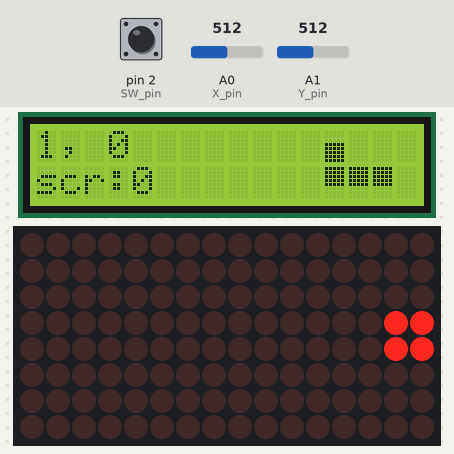
A sketch run on a simulated Arduino Uno, built with avr-gcc and run on an emulated ATmega328P. Shown: 16×2 character LCD, 16×8 LED matrix. The test bench sets the inputs (shaded band); at power-on: A1 (Y_pin) = 512, pin 2 (SW_pin) HIGH, A0 (X_pin) = 512. Random numbers use the default seed unless the sketch sets one.

Above: at 1.5 s.
1.6 s: A1 (Y_pin) set to 882
4.6 s: A1 (Y_pin) set to 909
At 5.2 s:
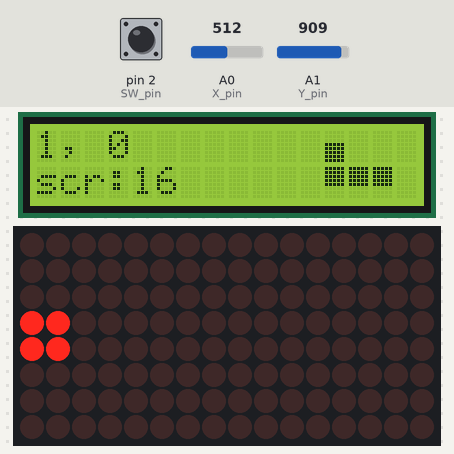
6.2 s: pin 2 (SW_pin) pulled LOW for 3.2 s
At 10.0 s:
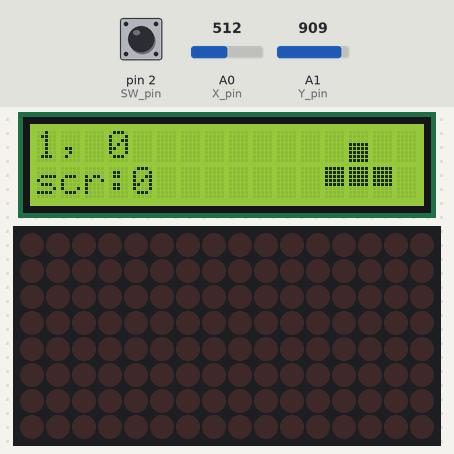
10.9 s: A0 (X_pin) set to 268
12.8 s: A0 (X_pin) set to 251
At 14.42 s:
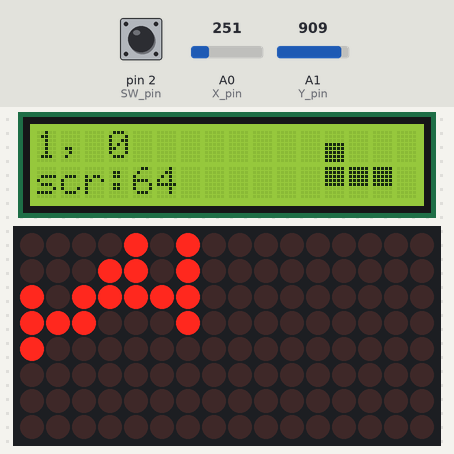
14.5 s: pin 2 (SW_pin) pulled LOW for 0.15 s
At 16.7 s:
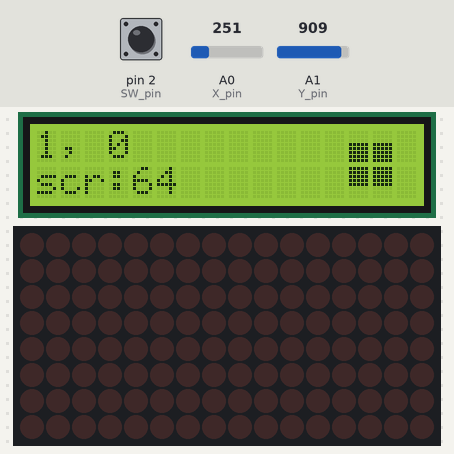

The sketch:

Tetris.ino
```cpp
    /*
          8x8 LED Matrix MAX7219 Scrolling Text Example
       Based on the following library:
       GitHub | riyas-org/max7219  https://github.com/riyas-org/max7219
    */
    #include <MaxMatrix.h>
    #include <LiquidCrystal_I2C.h>
    #include <avr/pgmspace.h>

     LiquidCrystal_I2C lcd(0x27,16,2);

     byte oben[] = {
        B11111,
        B11111,
        B11111,
        B11111,
        B11111,
        B00000,
        B00000,
        B00000
      };


     byte unten[] = {
        B00000,
        B00000,
        B00000,
        B11111,
        B11111,
        B11111,
        B11111,
        B11111
      };


    const int SW_pin = 2;
    const int X_pin = 0;
    const int Y_pin =1;


    int DIN = 7;   // DIN pin of MAX7219 module
    int CLK = 6;   // CLK pin of MAX7219 module
    int CS = 5;    // CS pin of MAX7219 module
    int maxInUse = 2;
    MaxMatrix m(DIN, CS, CLK, maxInUse);
    //byte buffer[10];
    int points[8][16];
    int pos[2] = {0,0};
    int piece = 0;
    int bag[7] = {0,1,2,3,4,5,6};
    int nextBag[7] = {0,1,2,3,4,5,6};
    int rotation = 0;

    int inputX = 0;
    int inputY = 0;

    bool dotActive = false;
    int t = 0;
    int controlDelay = 1;
    int rotateDelay = 1;
    int fastRotate = 0;
    int fastControl = 0;
    int startRotate = 0;
    int startControl = 0;
                          // I-block               O-block              J-block                  L-block                S-block                 Z-block                T-block
    int blocks[7][3][2] = {{{-1,0},{1,0},{2,0}},  {{0,1},{1,1},{1,0}},  {{-1,1},{-1,0},{1,0}},  {{-1,0},{1,0},{1,1}},  {{-1,0},{0,1},{1,1}},  {{-1,1},{0,1},{1,0}},  {{-1,0},{0,1},{1,0}}};

    int offsetDataJLSTZ[5][4][2] = {{{0,0},{0,0},{0,0},{0,0}},{{0,0},{1,0},{0,0},{-1,0}},{{0,0},{1,-1},{0,0},{-1,-1}},{{0,0},{0,2},{0,0},{0,2}},{{0,0},{1,2},{0,0},{-1,2}}};
    int offsetDataI[5][4][2] = {{{0,0},{-1,0},{-1,1},{0,1}},{{-1,0},{0,0},{1,1},{0,1}},{{2,0},{0,0},{-2,1},{0,1}},{{-1,0},{0,1},{1,0},{0,-1}},{{2,0},{0,-2},{-2,0},{0,-2}}};
    int offsetDataO[4][2] = {{0,0},{0,-1},{-1,-1},{-1,0}};


    //score stuff
    int score = 0;
    int lines = 0;
    int level = 1;

    int inGame = 0;


    void setup() {


      //joy-stick
      pinMode(SW_pin,INPUT);
      digitalWrite(SW_pin,HIGH);
      Serial.begin(9600);

      lcd.init();
      lcd.backlight();
      lcd.createChar(0,oben);
      lcd.createChar(1,unten);

      m.init(); // module initialize
      m.setIntensity(15); // dot matix intensity 0-15
      for(int x = 0; x<8; x++){
        for(int y = 0; y<16; y++){
          points[x][y]= 0;
          m.setDot(y,x,0);
        }
      }
      scoring(0);
    }
    void loop() {
      if(digitalRead(SW_pin)==0){
        reset();
      }
      if(inGame!= 0){
        if(inGame==1){
          GameOver();
        }
        return;
      }
       inputX = analogRead(X_pin);
       inputY = analogRead(Y_pin);

       t++;

       if(t% controlDelay ==startControl && dotActive){
          control();
       }
       if(t% rotateDelay ==startRotate && dotActive){
          rotate();
       }
       int fallSpeed = max(80-10*level,20);
       if(inputY>900){
        fallSpeed = 5;
       }
       if(t%fallSpeed == 0){
          if(!dotActive){
            Spawn();
         }
         moveDown();
       }

       delay(10);
    }
    void reset(){
       t=0;
       inGame = 0;
       level = 1;
       score = 0;
       lines = 0;
       piece = -1;
       shuffleBag(nextBag);
       displayPiece(nextPiece(7));
       dotActive = false;
       for(int x = 0; x<8; x++){
        for(int y = 0; y<16; y++){
          points[x][y]= 0;
        }
      }
      StartGame();
      scoring(0);

    }
    void StartGame(){
      for(int i = 0; i<23; i++){
        for(int j = max(i-15,0); j< i+1; j++){
          m.setDot(j,i-j,0);
        }
        delay(100);
      }
    }
    void GameOver(){
      for(int i = 0; i<23; i++){
        for(int j = max(i-15,0); j< i+1; j++){
          m.setDot(j,i-j,1);
        }
        delay(100);
      }
      inGame= 2;
    }
    void rotate(){

      if(inputY <150){

        fastRotate++;
        rotateDelay = 20;
        if(fastRotate >= 4){
          rotateDelay = 3;
        }
        startRotate = t%rotateDelay;
        bool yes = false;
        int xof = 0;
        int yof = 0;
        if(bag[piece] == 0){
          for(int i = 0; i<5; i++){
            int ofx = offsetDataI[i][rotation][0]-offsetDataI[i][(rotation+1)%4][0];
            int ofy = offsetDataI[i][rotation][1]-offsetDataI[i][(rotation+1)%4][1];
            if(testPiece(pos[0]+ofx,pos[1]+ofy,(rotation+1)%4)){
              yes = true;
              xof = ofx;
              yof = ofy;
              break;
            }
          }
        }
        else if(bag[piece] == 1){
          int ofx = offsetDataO[rotation][0]-offsetDataO[(rotation+1)%4][0];
          int ofy = offsetDataO[rotation][1]-offsetDataO[(rotation+1)%4][1];
          if(testPiece(pos[0]+ofx,pos[1]+ofy,(rotation+1)%4)){
            yes = true;
            xof = ofx;
            yof = ofy;
          }
        }
        else{
          for(int i = 0; i<5; i++){
            int ofx = offsetDataJLSTZ[i][rotation][0]-offsetDataJLSTZ[i][(rotation+1)%4][0];
            int ofy = offsetDataJLSTZ[i][rotation][1]-offsetDataJLSTZ[i][(rotation+1)%4][1];
            if(testPiece(pos[0]+ofx,pos[1]+ofy,(rotation+1)%4)){
              yes = true;
              xof = ofx;
              yof = ofy;
              break;
            }
          }
        }
        if(yes){

          printPiece(pos[0],pos[1],0,false,rotation);
          rotation  = (rotation +1)%4;
          pos[0] += xof;
          pos[1] += yof;
          printPiece(pos[0],pos[1],1,false,rotation);
        }
      }
      else{
        rotateDelay = 1;
        fastRotate = 0;
        startRotate = t%rotateDelay;
      }
    }
    void control(){
      int dir = 0;
      if(abs(inputX-512)>250){
        fastControl++;
        controlDelay = 20;
        if(fastControl >= 4){
          controlDelay = 1;
        }
        startControl = t%controlDelay;


        if(inputX-512>0){
          dir = 1;
        }
        else{
          dir = -1;
        }

        if(testPiece(pos[0]+dir,pos[1],rotation)){
          printPiece(pos[0],pos[1],0,false,rotation);
          pos[0] += dir;
          printPiece(pos[0],pos[1],1,false,rotation);
        }
      }
      else{
        fastControl = 0;
        controlDelay = 1;
        startControl = t%controlDelay;
      }
    }
    void Spawn(){
      piece++;
      if(piece%7 == 0){
        piece = 0;
        for(int i = 0; i<7; i++){
          bag[i] = nextBag[i];
        }
        shuffleBag(nextBag);

      }
      rotation = 0;
      pos[0] = 3;
      pos[1] = 15;
      displayPiece(nextPiece(piece+1));
      dotActive = true;
      printPiece(pos[0],pos[1],1,false,rotation);
    }
    void shuffleBag(int bagy[7]){
      for (int i = 0; i < 7; i++) {    // shuffle array
          int temp = bagy[i];
          int randomIndex = rand() % 7;

          bagy[i]           = bagy[randomIndex];
          bagy[randomIndex] = temp;
      }
    }
    int nextPiece(int next){
       if(next <7){
        return bag[next];
       }
       else{
        return nextBag[next-7];
       }
    }
    void displayPiece(int _piece){
      lcd.setCursor(12,0);
      lcd.print("    ");
      lcd.setCursor(12,1);
      lcd.print("    ");
      lcd.setCursor(13,1);
      lcd.write(0);
      for(int i = 0; i< 3; i++){
        lcd.setCursor(13+blocks[_piece][i][0],1-blocks[_piece][i][1]);
        lcd.write(blocks[_piece][i][1]);
      }
    }

    void moveDown(){
      bool  valid = testPiece(pos[0],pos[1]-1,rotation);


      if(valid){
        printPiece(pos[0],pos[1],0,false,rotation);
        pos[1] --;
        printPiece(pos[0],pos[1],1,false,rotation);
      }
      else{
        land();

      }
    }
    void scoring(int rows){
      lines += rows;
        int mul = 0;
      switch(rows){
          case 0:
            mul = 0;
            break;
          case 1:
            mul = 40;
            break;
          case 2:
            mul = 100;
            break;
          case 3:
            mul = 300;
            break;
          case 4:
            mul = 1200;
            break;

        }
        score += mul*(level);
        level = lines/10+1;
        lcd.setCursor(0,0);
        lcd.print("            ");
        lcd.setCursor(0,0);
        lcd.print(level);
        lcd.print(", ");
        lcd.print(lines);
        lcd.setCursor(0,1);
        lcd.print("            ");
        lcd.setCursor(0,1);
        lcd.print("scr:");
        lcd.print(score);
    }
    void land(){
      printPiece(pos[0],pos[1],1,true,rotation);
      score += 16;
        dotActive = false;
        int rows[4]= {-1,-1,-1,-1};
        int rowCount = 0;
        if(testRow(pos[1])){
          rows[rowCount] = pos[1];
          rowCount++;
        }
        for(int i = 0; i<3; i++){
          int y = GetBlockPos(pos[1],i,rotation,1);
          if(testRow(y)){
            bool ok = true;
            for(int j = 0; j<4 ; j++){
              if(rows[j]==y){
                ok = false;
              }
            }
            if(ok){
              rows[rowCount] = y;
              rowCount++;
            }
          }

        }

        scoring(rowCount);

        if(rowCount>0){
          Serial.print("rowCount: ");
          Serial.print(rowCount);
          for(int i = 0; i<rowCount; i++){
            for(int j = 0; j<8; j++){
              m.setDot(rows[i],j,0);
            }
          }
          delay(100);
          for(int y = 0; y<16; y++){
            int a = 0;
            bool aRow = false;
            for(int i = 0; i<rowCount; i++){
              if(y == rows[i]){
                aRow = true;
              }
              if(y> rows[i]){
                a++;
              }
            }
            for(int x = 0; x<8; x++){
              if(!aRow){

                points[x][y-a] = points[x][y];
              }
              m.setDot(y-a,x,points[x][y-a]);
            }
          }
        }


    }
    void SetBlock(int x, int y, int a){
      if(y>= 15){
        inGame = 1;
      }
      points[x][y] = a;
      }
    bool testPiece(int x, int y, int r){
      if(!testDot(x,y)){
        return false;
      }
       for(int i = 0; i<3; i++){
          if(!testDot(GetBlockPos(x,i,r,0),GetBlockPos(y,i,r,1))){
            return false;
          }
       }
      return true;
    }
    bool testDot(int x, int y){
      if(x<0 || x>7 || y<0){
        return false;
      }
      else{
        return points[x][y] == 0;
      }
    }
    bool testRow(int row){
      bool yes = false;
      for(int i = 0; i<8; i++){
        if(points[i][row] == false){
          return false;
        }
      }
      return true;
    }
    void printPiece(int x, int y, int a, bool setBlock, int r){
      m.setDot(y,x,a);
      if(setBlock){
        SetBlock(x,y,a);
      }
      for(int i = 0; i<3; i++){
        m.setDot(GetBlockPos(y,i,r,1),GetBlockPos(x,i,r,0),a);
        if(setBlock){
           SetBlock(GetBlockPos(x,i,r,0),GetBlockPos(y,i,r,1),a);
        }

      }
    }
    int GetBlockPos(int pos, int i, int r, int xy){
      int j = xy;
      int m = 1;
      if(r == 1 || r==3){
        j = (j+1)%2;
      }
      switch(r){
        case 1:
          if(j== 0){
            m=-1;
          }
          break;
        case 2:
          m=-1;
          break;
        case 3:
          if(j== 1){
            m=-1;
          }
          break;
        default:
          m=1;
          break;
      }
      return pos+blocks[bag[piece]][i][j]*m;
    }
```

Measured:
- the behaviour switches between 900 and 901 on A1 (Y_pin) (found by bisection; images 0 and 1)
- the behaviour switches between 262 and 261 on A0 (X_pin) (found by bisection; images 2 and 3)
- what the display in image 4 shows lasts 0.9 s, from 16.1 s to 17.0 s
